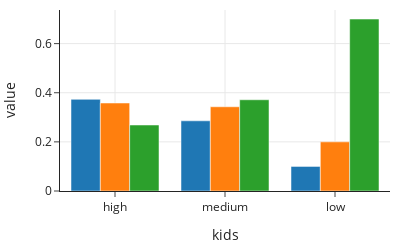

Here is the notebook cell this chart was saved with:
### Code cell
fig.update_layout(showlegend=False, width=400, height=250)
fig.show()

### Figure 1 — Plotly figure (JSON) as saved in the notebook; plotly's stock layout.template omitted (floating-point values rounded to 4 significant figures)
{"data": [{"alignmentgroup": "True", "hovertemplate": "size=large<br>kids=%{x}<br>value=%{y}<extra></extra>", "legendgroup": "large", "marker": {"color": "#1F77B4", "pattern": {"shape": ""}}, "name": "large", "offsetgroup": "large", "orientation": "v", "showlegend": true, "textposition": "auto", "type": "bar", "x": ["high", "medium", "low"], "xaxis": "x", "y": [0.3731, 0.2857, 0.1], "yaxis": "y"}, {"alignmentgroup": "True", "hovertemplate": "size=medium<br>kids=%{x}<br>value=%{y}<extra></extra>", "legendgroup": "medium", "marker": {"color": "#FF7F0E", "pattern": {"shape": ""}}, "name": "medium", "offsetgroup": "medium", "orientation": "v", "showlegend": true, "textposition": "auto", "type": "bar", "x": ["high", "medium", "low"], "xaxis": "x", "y": [0.3582, 0.3429, 0.2], "yaxis": "y"}, {"alignmentgroup": "True", "hovertemplate": "size=small<br>kids=%{x}<br>value=%{y}<extra></extra>", "legendgroup": "small", "marker": {"color": "#2CA02C", "pattern": {"shape": ""}}, "name": "small", "offsetgroup": "small", "orientation": "v", "showlegend": true, "textposition": "auto", "type": "bar", "x": ["high", "medium", "low"], "xaxis": "x", "y": [0.2687, 0.3714, 0.7], "yaxis": "y"}], "layout": {"barmode": "group", "height": 250, "legend": {"title": {"text": "size"}, "tracegroupgap": 0}, "showlegend": false, "width": 400, "xaxis": {"anchor": "y", "autorange": true, "domain": [0, 1], "range": [-0.5, 2.5], "title": {"text": "kids"}, "type": "category"}, "yaxis": {"anchor": "x", "autorange": true, "domain": [0, 1], "range": [0, 0.7368], "title": {"text": "value"}, "type": "linear"}}}
